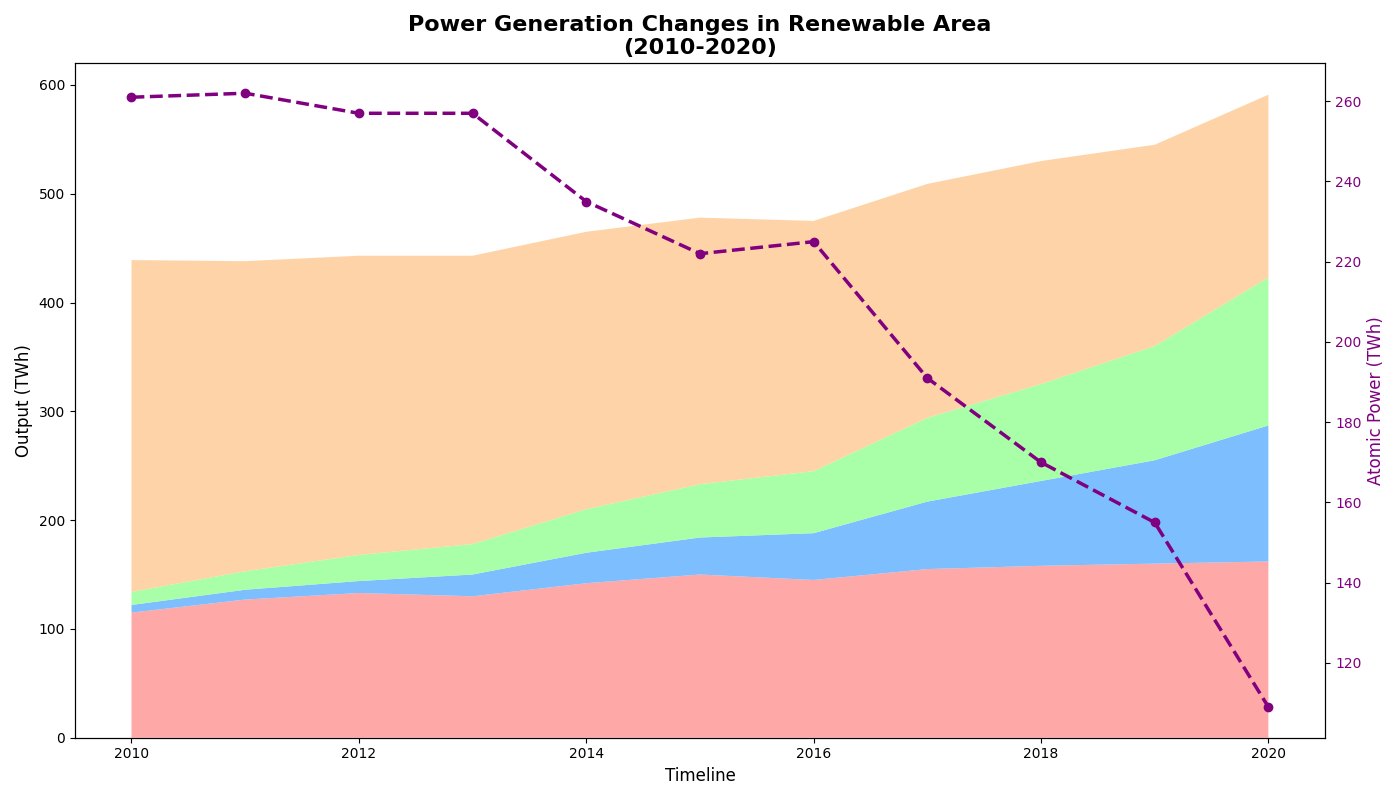

Source code (Python):
import matplotlib.pyplot as plt
import numpy as np

years = np.arange(2010, 2021)
hydropower = np.array([115, 127, 133, 130, 142, 150, 145, 155, 158, 160, 162])
solar = np.array([7, 9, 11, 20, 28, 34, 43, 62, 78, 95, 125])
wind = np.array([12, 17, 24, 28, 40, 49, 57, 77, 89, 105, 136])
fossil_fuels = np.array([305, 285, 275, 265, 255, 245, 230, 215, 205, 185, 168])
nuclear = 700 - (hydropower + solar + wind + fossil_fuels)

fig, ax1 = plt.subplots(figsize=(14, 8))

new_colors = ['#ff9999', '#66b3ff', '#99ff99', '#ffcc99']
ax1.stackplot(years, hydropower, solar, wind, fossil_fuels, colors=new_colors, alpha=0.85)

ax1.set_xlabel('Timeline', fontsize=12)
ax1.set_ylabel('Output (TWh)', fontsize=12, color='k')
ax1.set_title('Power Generation Changes in Renewable Area\n(2010-2020)', fontsize=16, weight='bold')

ax2 = ax1.twinx()
ax2.plot(years, nuclear, color='purple', marker='o', linestyle='--', linewidth=2.5)
ax2.set_ylabel('Atomic Power (TWh)', fontsize=12, color='purple')
ax2.tick_params(axis='y', labelcolor='purple')

plt.tight_layout()
plt.show()
